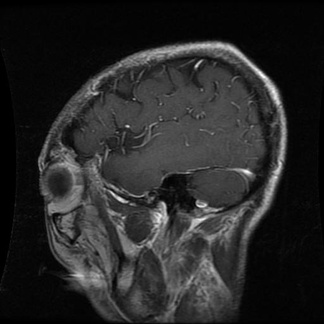
#> input picture models/brain_tumor_detection/data/brain_tumor_yolo/images/test/glioma_Te-gl_118.jpg, 324 x 324 px, shrunk from 512 x 512 before the run
$ python -i position_analysis.py   (imports and definitions only)
#> lines starting #> are read from the running program, lines starting #| are printed output that depends on the picture; after the words box and inside, x2 and y2 are one past the last pixel; in counts of white or black regions, pixels touching at a corner belong together
#> further down, picture is the input picture: shape (324, 324, 3); min 0, max 254, mean 39.7
#!/usr/bin/env python3
# -*- coding: utf-8 -*-
"""
肿瘤位置分析
功能：分析肿瘤目标位置分布
"""

import cv2
import numpy as np
import matplotlib.pyplot as plt
import os
from collections import defaultdict

# 设置中文字体
plt.rcParams['font.sans-serif'] = ['SimHei', 'Microsoft YaHei', 'Arial Unicode MS']
plt.rcParams['axes.unicode_minus'] = False

# ============================================================
# 1. 检测肿瘤位置
# ============================================================
def detect_tumor_position(img):
    """检测肿瘤位置（简化版：使用阈值分割）"""
    # 转灰度图
    if len(img.shape) == 3:
        gray = cv2.cvtColor(img, cv2.COLOR_BGR2GRAY)
    else:
        gray = img

    # 阈值分割
    _, binary = cv2.threshold(gray, 100, 255, cv2.THRESH_BINARY)
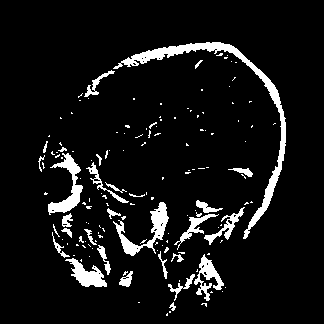
#> binary: shape (324, 324); 7.6% white; 148 white regions (118 under 20 px)

    # 查找轮廓
    contours, _ = cv2.findContours(binary, cv2.RETR_EXTERNAL, cv2.CHAIN_APPROX_SIMPLE)
#> contours = 148 contours, 126 with area under 20; largest, box (x1, y1, x2, y2) and area: (113, 42, 286, 239) 1934, (113, 202, 169, 256) 718, (48, 153, 83, 215) 654, (65, 258, 107, 287) 494, (194, 254, 224, 301) 430

    if contours:
        # 找到最大轮廓（假设是肿瘤）
        largest_contour = max(contours, key=cv2.contourArea)
#> largest_contour = contour of 395 points, box (x1, y1, x2, y2) (113, 42, 286, 239), area 1934

        # 计算中心点
        M = cv2.moments(largest_contour)
#> M = moments, m00 1934, centre m10/m00, m01/m00 = (226.7, 101.1)
        if M["m00"] != 0:
            cx = int(M["m10"] / M["m00"])
#> cx = 226
            cy = int(M["m01"] / M["m00"])
#> cy = 101
            return cx, cy, largest_contour

    return None, None, None

# ============================================================
# 2. 收集肿瘤位置数据
# ============================================================
# [166 lines left out: functions collect_tumor_positions, plot_position_scatter, plot_position_heatmap, plot_grid_distribution, not called in this run]

# ============================================================
# 主函数
# ============================================================
# [33 lines not run here, left out]

>>> import cv2
>>> picture = cv2.imread('../../../models/brain_tumor_detection/data/brain_tumor_yolo/images/test/glioma_Te-gl_118.jpg')
>>> result = detect_tumor_position(picture)
#> result = 3 items, first 3: 226, 101, contour of 395 points, box (x1, y1, x2, y2) (113, 42, 286, 239), area 1934

$ run again, on models/brain_tumor_detection/data/brain_tumor_yolo/images/train/glioma_Tr-gl_107.jpg
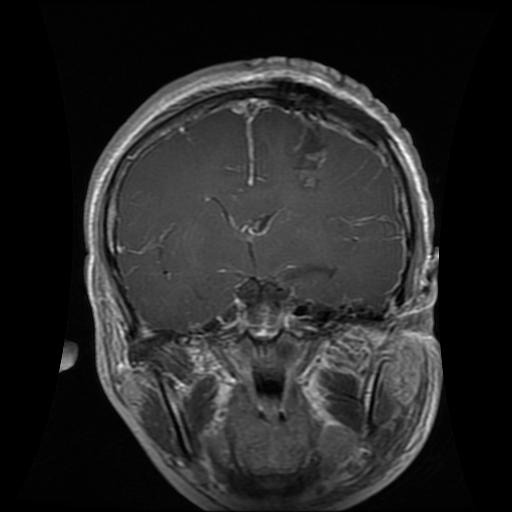
#> input picture models/brain_tumor_detection/data/brain_tumor_yolo/images/train/glioma_Tr-gl_107.jpg, 512 x 512 px
#> picture is the input picture: shape (512, 512, 3); min 0, max 255, mean 39.1
#> in detect_tumor_position, `_, binary = cv2.threshold(gray, 100, 255, cv2.THRESH_BINARY)`:
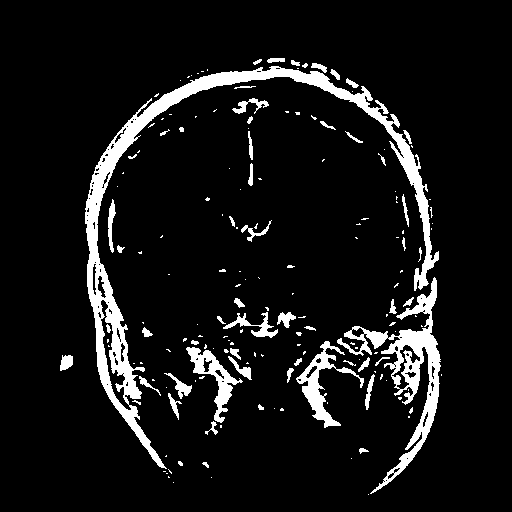
#> binary: shape (512, 512); 8.5% white; 171 white regions (116 under 20 px)
#> contours = 168 contours, 131 with area under 20; largest, box (x1, y1, x2, y2) and area: (85, 66, 439, 469) 10928, (337, 277, 441, 494) 4389, (296, 341, 364, 428) 1278, (186, 347, 243, 423) 1132, (223, 312, 278, 338) 316
#> largest_contour = contour of 1064 points, box (x1, y1, x2, y2) (85, 66, 439, 469), area 10928
#> M = moments, m00 10927.5, centre m10/m00, m01/m00 = (192.8, 227.3)
#> cx = 192
#> cy = 227
#> result = 3 items, first 3: 192, 227, contour of 1064 points, box (x1, y1, x2, y2) (85, 66, 439, 469), area 10928

$ run again, on models/brain_tumor_detection/data/brain_tumor_yolo/images/train/glioma_Tr-gl_1393.jpg
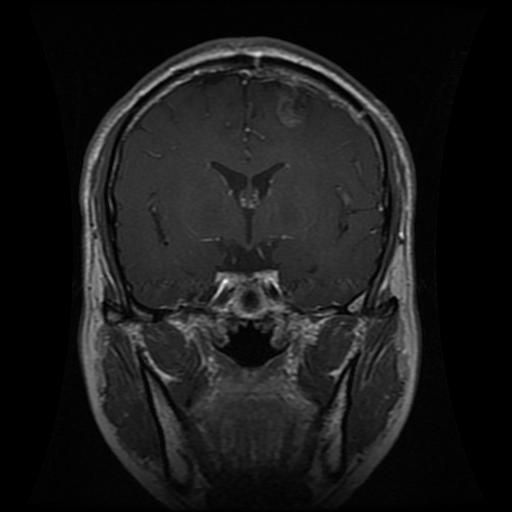
#> input picture models/brain_tumor_detection/data/brain_tumor_yolo/images/train/glioma_Tr-gl_1393.jpg, 512 x 512 px
#> picture is the input picture: shape (512, 512, 3); min 0, max 248, mean 26.2
#> in detect_tumor_position, `_, binary = cv2.threshold(gray, 100, 255, cv2.THRESH_BINARY)`:
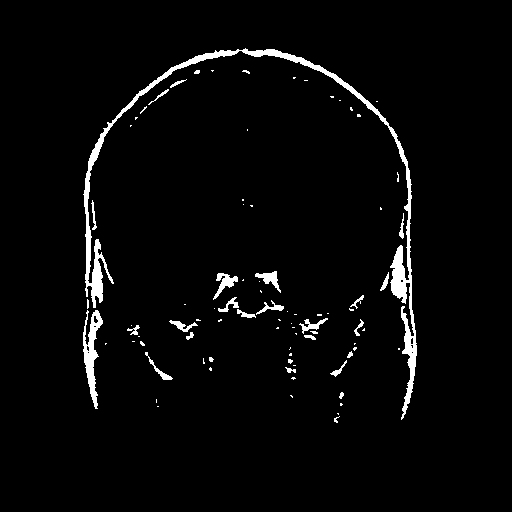
#> binary: shape (512, 512); 3.1% white; 85 white regions (60 under 20 px)
#> contours = 85 contours, 63 with area under 20; largest, box (x1, y1, x2, y2) and area: (83, 48, 417, 420) 4074, (83, 310, 103, 409) 724, (213, 273, 238, 300) 198, (255, 271, 281, 293) 174, (299, 318, 328, 334) 108
#> largest_contour = contour of 921 points, box (x1, y1, x2, y2) (83, 48, 417, 420), area 4074
#> M = moments, m00 4074, centre m10/m00, m01/m00 = (271.6, 204.3)
#> cx = 271
#> cy = 204
#> result = 3 items, first 3: 271, 204, contour of 921 points, box (x1, y1, x2, y2) (83, 48, 417, 420), area 4074

$ run again, on models/brain_tumor_detection/data/brain_tumor_yolo/images/val/glioma_Tr-gl_108.jpg
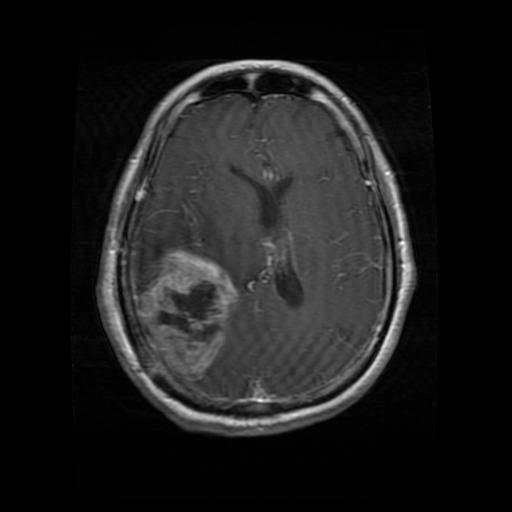
#> input picture models/brain_tumor_detection/data/brain_tumor_yolo/images/val/glioma_Tr-gl_108.jpg, 512 x 512 px
#> picture is the input picture: shape (512, 512, 3); min 0, max 255, mean 28
#> in detect_tumor_position, `_, binary = cv2.threshold(gray, 100, 255, cv2.THRESH_BINARY)`:
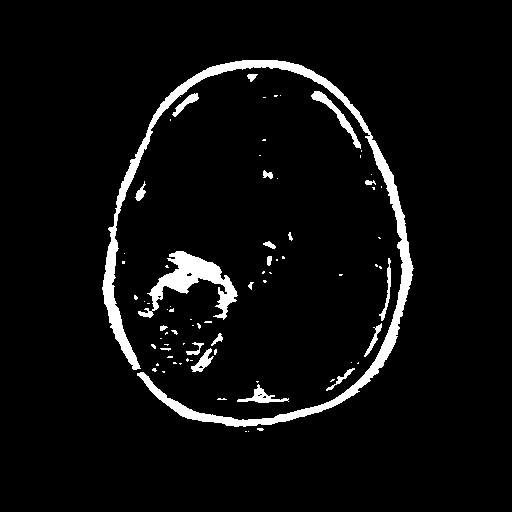
#> binary: shape (512, 512); 5.1% white; 78 white regions (57 under 20 px)
#> contours = 78 contours, 60 with area under 20; largest, box (x1, y1, x2, y2) and area: (102, 60, 414, 427) 7440, (138, 251, 238, 320) 2060, (311, 91, 361, 149) 398, (237, 384, 289, 403) 258, (191, 348, 214, 372) 192
#> largest_contour = contour of 1054 points, box (x1, y1, x2, y2) (102, 60, 414, 427), area 7440
#> M = moments, m00 7440, centre m10/m00, m01/m00 = (259.1, 252.1)
#> cx = 259
#> cy = 252
#> result = 3 items, first 3: 259, 252, contour of 1054 points, box (x1, y1, x2, y2) (102, 60, 414, 427), area 7440
